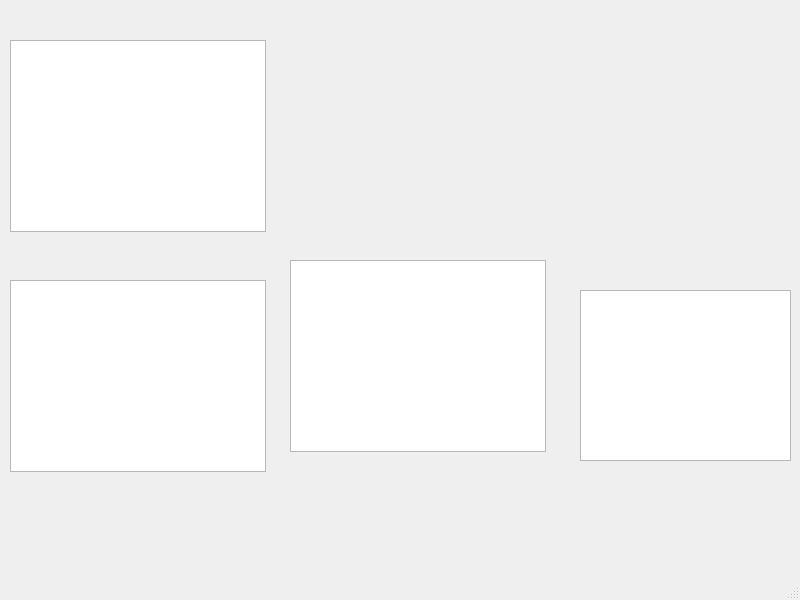
<?xml version="1.0" encoding="UTF-8"?>
<ui version="4.0">
 <class>MainWindow</class>
 <widget class="QMainWindow" name="MainWindow">
  <property name="geometry">
   <rect>
    <x>0</x>
    <y>0</y>
    <width>800</width>
    <height>600</height>
   </rect>
  </property>
  <property name="windowTitle">
   <string>MainWindow</string>
  </property>
  <widget class="QWidget" name="centralwidget">
   <widget class="QTableView" name="tableView">
    <property name="geometry">
     <rect>
      <x>10</x>
      <y>40</y>
      <width>256</width>
      <height>192</height>
     </rect>
    </property>
   </widget>
   <widget class="QTableView" name="tableView_2">
    <property name="geometry">
     <rect>
      <x>10</x>
      <y>280</y>
      <width>256</width>
      <height>192</height>
     </rect>
    </property>
   </widget>
   <widget class="QTableView" name="tableView_3">
    <property name="geometry">
     <rect>
      <x>580</x>
      <y>290</y>
      <width>211</width>
      <height>171</height>
     </rect>
    </property>
   </widget>
   <widget class="QTableView" name="tableView_4">
    <property name="geometry">
     <rect>
      <x>290</x>
      <y>260</y>
      <width>256</width>
      <height>192</height>
     </rect>
    </property>
   </widget>
  </widget>
  <widget class="QMenuBar" name="menubar">
   <property name="geometry">
    <rect>
     <x>0</x>
     <y>0</y>
     <width>800</width>
     <height>21</height>
    </rect>
   </property>
  </widget>
  <widget class="QStatusBar" name="statusbar"/>
 </widget>
 <resources/>
 <connections/>
</ui>
